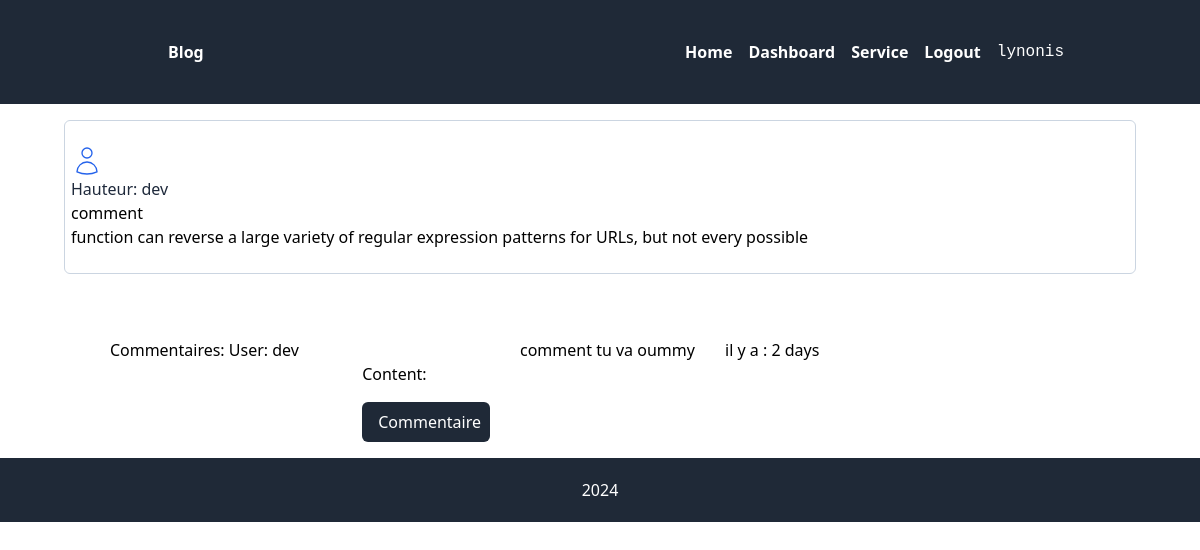
Screenshot of /comment_post/123/ (signed in) with the database file from the repository.
### src/models.py (models this page shows, shortened)
class User(AbstractUser):
    pass

class BLog(models.Model):
    user = models.ForeignKey(User, on_delete=models.CASCADE)
    category = models.ForeignKey(CategoryBlog, on_delete=models.CASCADE)
    name = models.CharField(max_length =150, blank=True, null=True)
    Text  = models.TextField(max_length=1000 )
    image = models.ImageField(upload_to="image", blank=True)
    date = models.DateTimeField(auto_now=True)
    likes = models.ManyToManyField(User, related_name='blog_likes', blank=True)

class Comment(models.Model):
    user  = models.ForeignKey(User, on_delete=models.CASCADE)
    post = models.ForeignKey(BLog, on_delete=models.CASCADE)
    content = models.CharField(max_length=234 , blank=False, null=False)
    created_at = models.DateTimeField(auto_now_add=True)

### src/views.py (the view)
# urls.py: path('comment_post/<int:pk>/', views.comment_post, name='comment_post'),
def comment_post(request, pk):
    post = get_object_or_404(BLog, id=pk)
    comment = Comment.objects.filter(post=post).order_by('created_at')
    if request.method == 'POST':
        form  = FormComment(request.POST)
        if form.is_valid():
            new_comment = form.save(commit=False)
            new_comment.post = post
            new_comment.user = request.user
            new_comment.save()
            return redirect(request.META.get('HTTP_REFERER', 'comment_post'))
    else:
       form = FormComment()
    return render(request, 'comment_post.html', {
     'post':post, 'comment':comment, 'form':form
    })

### src/forms.py
class FormComment(forms.ModelForm):
   class Meta :
      model = Comment
      fields = ['content']

### src/templates/comment_post.html (shortened to what this page needs)
{% extends 'base.html' %}
{% load tailwind_filters %}
{% block content %}
    <div class="flex items-stretch mt-2 m-16 space-x-1 ">
        <div class="px-1.5 py-6 bg-gray-200/150 mt-2 rounded-md w-full border
        border-slate-300">
        <p class="text-slate-800"> Hauteur: {{post.user.username}}</p>
        <p>{{post.name}}</p>
        <p>{{post.Text}}</p>
   </div>
</div>
<div class="container flex justify-center mt-16">
    <div class="grid grid-cols-4 gap-4">
        {% for comments in comment %}
        <p class=> Commentaires: User: {{ comments.user.username }}</p><br>
            <p>{{ comments.content }}</p>
            <p> il y a : {{ comments.created_at| timesince }}</p>
          {% endfor %}
      </div>
  </div>
  {% if user.is_authenticated %}
  <div class=" container flex justify-center ">
    <form action="" hx-post="{% url 'comment_post' post.id %}"  hx-target="body" method="POST">
          <div>
           {{ form |crispy }}
          </div>
        <button class="bg-gray-800 px-4 py-2 rounded-md w-32 text-white mt-4" type="submit">Commentaire</button>
    </form>
 </div>
 {% else %}
    <div class="flex justify-center">
      <p  class="text-red-700">Connnectez-vous et  Commentaire les Articles.</p>
      <a class="text-blue-600" href="{% url 'user_login' %}">connexion</a>
    </div>
 {% endif %}
{% endblock content %}

### templates/navabar.html (shortened to what this page needs)
<nav class="bg-gray-800 p-10">
  <div class="container max-auto  flex justify-between items-center pl-42">
     <div class="text-white font-bold pl-32">
          <a href="">Blog</a>
     </div>
     <div class="hidden md:flex  space-x-4 pl-20 ">
        <a class="text-white font-bold hover:underline decoration-sky-500" href="{% url 'index' %}">Home</a>
        <a class="text-white font-bold hover:underline decoration-sky-500" href="{% url 'dashboard' %}">Dashboard</a>
        <a class="text-white font-bold hover:underline decoration-sky-500" href="">Service</a>
        {% if user.is_authenticated %}
        <a class="text-white font-bold hover:underline decoration-sky-500" href="{% url 'user_logut' %}">Logout</a>
         <samp class="text-white">{{user.username}}</samp>
         {% else %}
         <a class="text-white font-bold hover:underline decoration-sky-500" href="{% url 'user_login' %}">Login</a>
        {% endif %}
     </div>
  </div>
</nav>

### rows the page displays
User: username "lynonis"
BLog: user.username "dev", name "comment", Text "function can reverse a large variety of regular expression patterns for URLs, but not every possible"
Comment: user.username "dev", content "comment tu va oummy", created_at "2 days"
